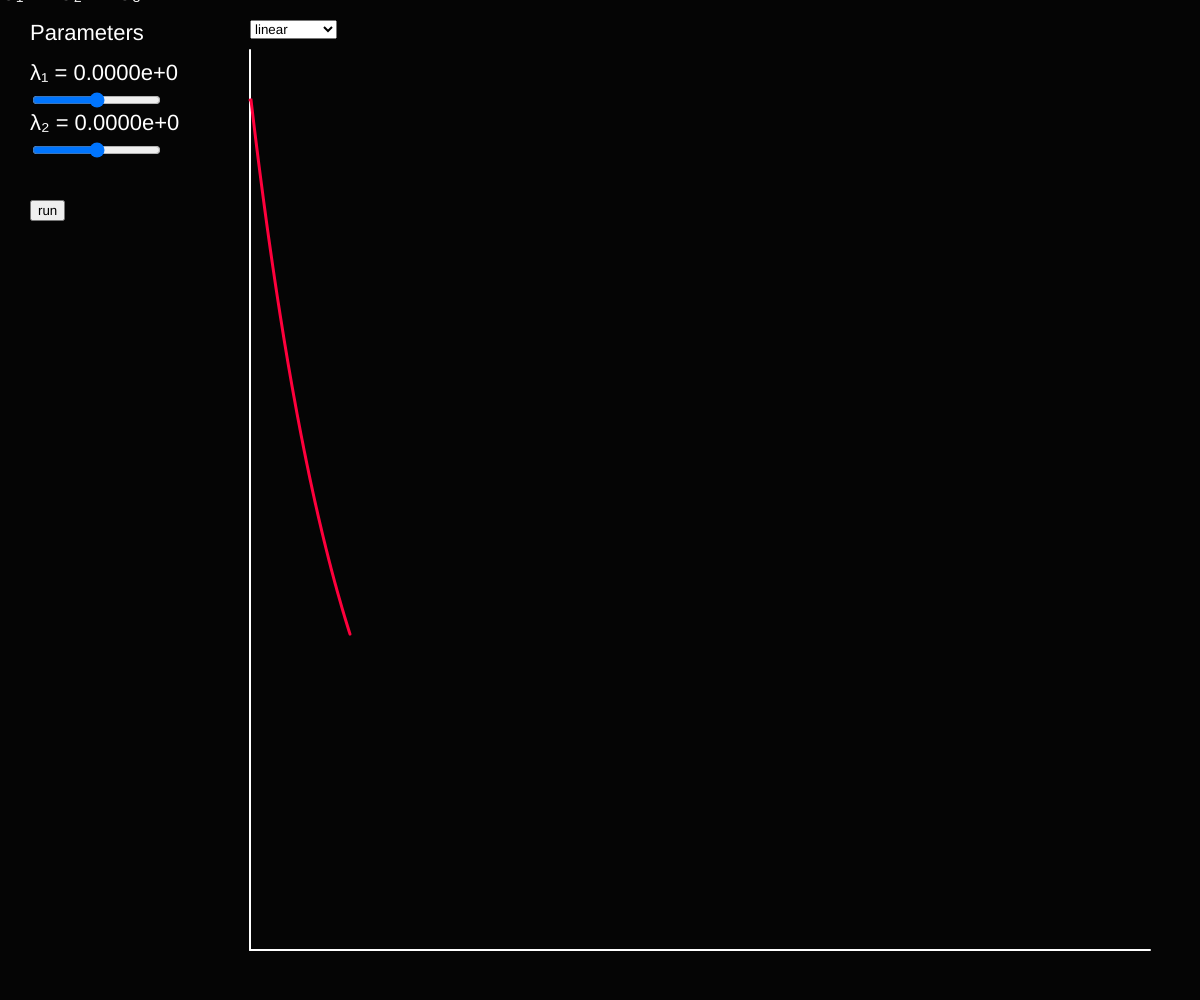
Frame 1 (no input)
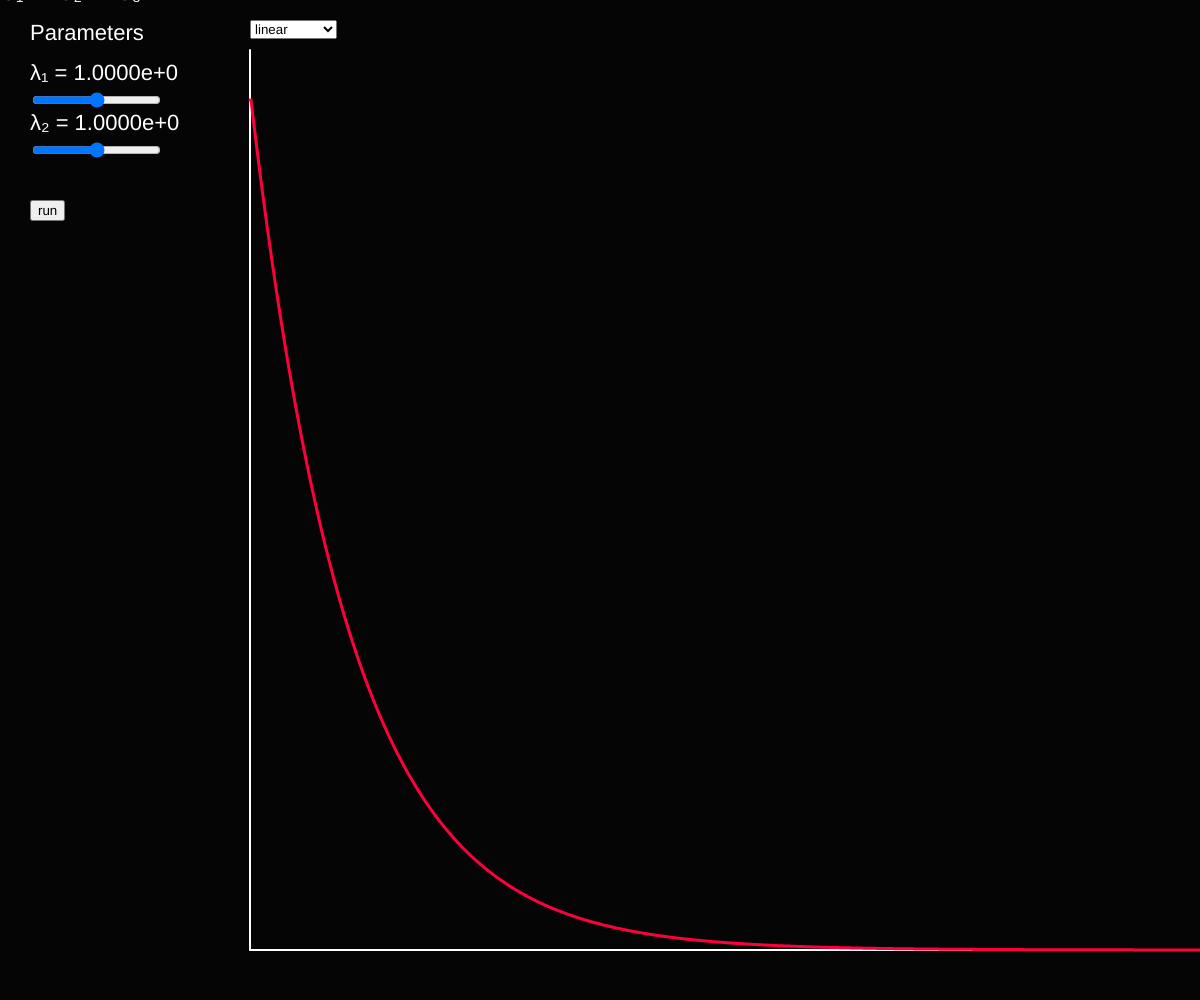
Frame 60 (no input)
Frame 120 (the mouse pressed at the canvas centre since frame 60): identical to frame 60, image omitted

The p5.js sketch that drew these frames (run headless with seeded random() and noise() and a simulated clock; from frame 60 on, the mouse is pressed at the canvas centre):

// p5.js sketch
// ── sketch.js
let l1_slider;
let l2_slider;
let run_button;
let graph_select;
let graph_linlog;

let l1 = 0;
let l2 = 0;
let pl1 = l1;
let pl2 = l2;

let graph_left = 250;
let graph_margin = 50;
let graph_limit;

let running = true;
let graph   = 'N';
let linlog  = 'linear';

let N1 = [];
let N2 = [];

let N10 = 100;
let N20 = 0;

let t  = 0;
let dt = 0.01;
let scale_x = 100;
let scale_y = 1;

function setup(){
    createCanvas(windowWidth, windowHeight);
    frameRate(60);

    l1_slider = createSlider(-10,10,0,0.01);
    l1_slider.position(30,90);

    l2_slider = createSlider(-10,10,0,0.01);
    l2_slider.position(30,140);

    run_button = createButton('run');
    run_button.position(30,200);
    run_button.mousePressed(reset);

    graph_select = createSelect();
    graph_select.position(250,20);
    graph_select.option('N');
    graph_select.option('A');
    graph_select.changed(changeGraphType);

    graph_linlog = createSelect();
    graph_linlog.position(250,20);
    graph_linlog.option('linear');
    graph_linlog.option('logarithmic');
    graph_linlog.changed(changeGraphType);

    graph_limit = windowWidth - graph_margin;
}

function draw(){
    background(5);
    textSize(22); fill(255); strokeWeight(0);
    text('C₁ → C₂ → C₃', 0, 0);
    text('Parameters' ,30, 40);
    text(`λ₁ = ${l1.toExponential(4)}` ,30, 80);
    text(`λ₂ = ${l2.toExponential(4)}` ,30, 130);

    l1 = exp(l1_slider.value());
    l2 = exp(l2_slider.value());

    if (pl1 != l1 || pl2 != l2) { 
        reset();
    }
    pl1 = l1;
    pl2 = l2;

    if (running){
        for (let i = 0; i < 100; i++){
            let t_calc = t;
            if (linlog == 'logarithmic') {
                t_calc = log(t);
                N1.push(log(N1t(t_calc)));
                N2.push(log(N2t(t_calc)));
            }
            else{
                N1.push(N1t(t_calc));
                N2.push(N2t(t_calc));
            }
            t += dt;
        }
        if (graph_left + t*scale_x > graph_limit) running = false;
    }

    if (t > 100){
        running = false;
    }

    drawGraph();
}

function drawAxes(){
    stroke(255); strokeWeight(2);
    line(graph_left, graph_margin, graph_left, windowHeight - graph_margin);
    line(graph_left, windowHeight - graph_margin, windowWidth - graph_margin, windowHeight - graph_margin);
}

function drawGraph(){
    drawAxes();
    let ls   = [N1[0], N2[0], N1[N1.length - 1]];
    let n22  = N2[N2.length - 1];
    if (!isNaN(n22)) ls.push(n22);
    let mini = min(ls);
    let maxi = max(ls);
    scale_y = (windowHeight - 3*graph_margin) / (maxi-mini);
    // scale_y = (windowHeight - 3*graph_margin) / N1[0];
    stroke(255,0,60); strokeWeight(3); noFill();
    beginShape();
    for (let i in N1){
        let val = N1[i];
        if (graph == 'A') { val = N1[i] * l1; }
        let y_pos = windowHeight - graph_margin - val * scale_y + mini*scale_y;
        let x_pos = graph_left + i*dt*scale_x
        vertex(x_pos, y_pos);
        // if (x_pos > graph_limit) break;
    }
    endShape();

    stroke(0,120,255); strokeWeight(3); noFill();
    beginShape();
    for (let i in N2){
        if (linlog == 'logarithmic' && i == 0) continue;
        let val = N2[i];
        if (graph == 'A') { val = N2[i] * l2; }
        let y_pos = windowHeight - graph_margin - val * scale_y + mini*scale_y;
        let x_pos = graph_left + i*dt*scale_x
        vertex(x_pos, y_pos);
        // if (x_pos > graph_limit) break;
    }
    endShape();
}

function N1t(t){
    return N10 * exp(-l1 * t);
}

function N2t(t){
    let con = l1/(l2-l1) * N10;
    let ex  = exp(-l1 * t) - exp(-l2 * t);
    let par = con*ex;
    let dau = N20 * exp(-l2 * t);
    return par + dau;
}

function reset(){
    N1 = [N10];
    N2 = [N20];
    t = 0;
    running = true;
}

function changeGraphType(){
    graph  = graph_select.value();
    linlog = graph_linlog.value();
    reset();
}
